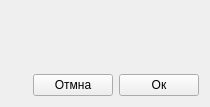
<?xml version="1.0" encoding="UTF-8"?>
<ui version="4.0">
 <class>class_setings_table</class>
 <widget class="QWidget" name="class_setings_table">
  <property name="windowModality">
   <enum>Qt::ApplicationModal</enum>
  </property>
  <property name="geometry">
   <rect>
    <x>0</x>
    <y>0</y>
    <width>210</width>
    <height>107</height>
   </rect>
  </property>
  <property name="minimumSize">
   <size>
    <width>210</width>
    <height>0</height>
   </size>
  </property>
  <property name="maximumSize">
   <size>
    <width>300</width>
    <height>16777215</height>
   </size>
  </property>
  <property name="windowTitle">
   <string>Колонки</string>
  </property>
  <layout class="QGridLayout" name="gridLayout">
   <item row="0" column="0">
    <layout class="QHBoxLayout" name="horizontalLayout_2">
     <item>
      <layout class="QVBoxLayout" name="verticalLayout">
       <item>
        <widget class="QLabel" name="label_2">
         <property name="text">
          <string/>
         </property>
        </widget>
       </item>
      </layout>
     </item>
    </layout>
   </item>
   <item row="1" column="0">
    <layout class="QHBoxLayout" name="horizontalLayout">
     <item>
      <spacer name="horizontalSpacer">
       <property name="orientation">
        <enum>Qt::Horizontal</enum>
       </property>
       <property name="sizeHint" stdset="0">
        <size>
         <width>40</width>
         <height>20</height>
        </size>
       </property>
      </spacer>
     </item>
     <item>
      <widget class="QPushButton" name="pushButton_cancel">
       <property name="text">
        <string>Отмна</string>
       </property>
      </widget>
     </item>
     <item>
      <widget class="QPushButton" name="pushButton_ok">
       <property name="text">
        <string>Ок</string>
       </property>
      </widget>
     </item>
    </layout>
   </item>
  </layout>
 </widget>
 <resources/>
 <connections/>
</ui>
